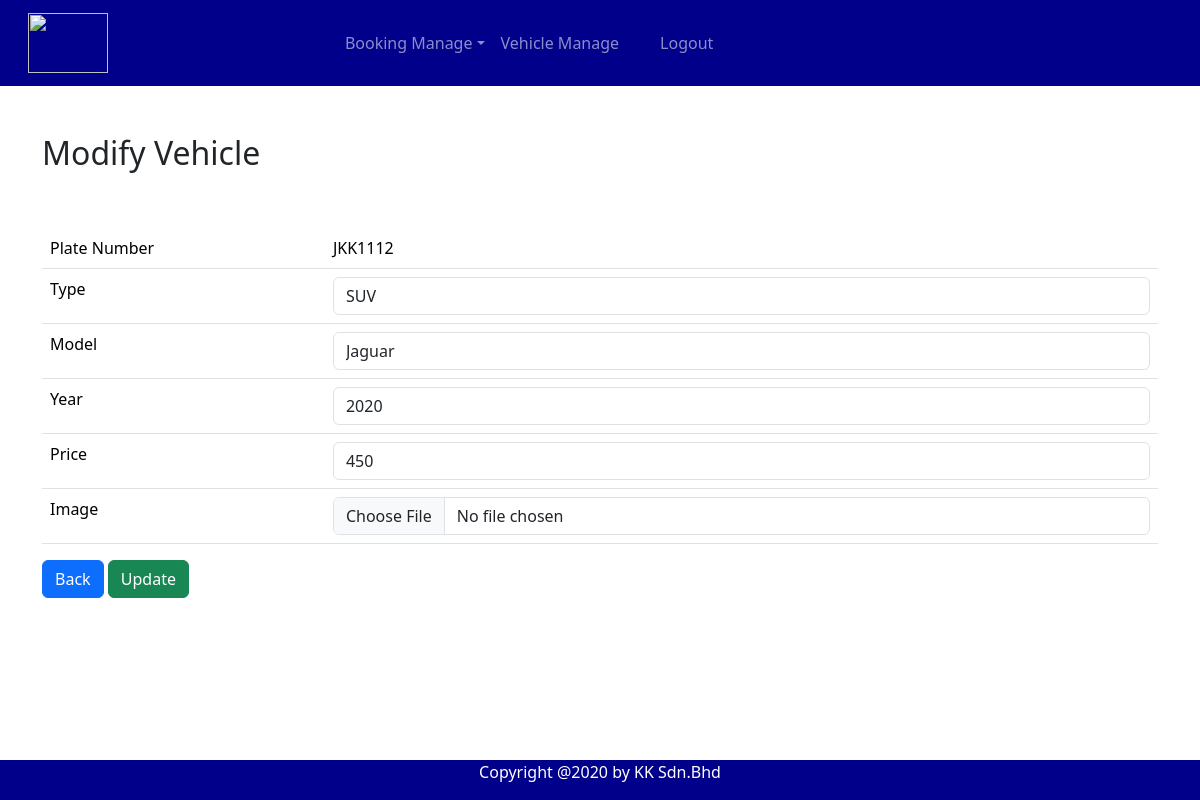
/vehiclemodify.php?id=JKK1112 (signed in), run on the app's committed database.
### tables this page shows
CREATE TABLE `tb_vehicle` (
  `v_reg` varchar(10) NOT NULL,
  `v_type` varchar(20) NOT NULL,
  `v_model` varchar(20) NOT NULL,
  `v_year` varchar(10) DEFAULT NULL,
  `v_price` float NOT NULL,
  `v_pic` text NOT NULL
);

### vehiclemodify.php (the view, shortened to what this page needs)
 <?php
include 'headerstaff.php';
include ('dbconnect.php');
if(isset($_GET['id']))
{
    $vreg = $_GET['id'];
}
$sql=" SELECT * FROM tb_vehicle WHERE v_reg= '$vreg'";
$result=mysqli_query($con,$sql);
$row=mysqli_fetch_array($result);
?>
<div class="container">
    <form class="form-horizontal" method="POST" action="vehiclemodifyprocess.php">
        <table class="table table-hover">
<br><br>
        <h2>Modify Vehicle</h2><br><br>
        <tr>
            <td>Plate Number</td>
                <td><label for="vReg" class="col-lg-4 control-label"><?php echo $vreg;?></label></td>
        </tr>
        <tr>
            <td>Type</td>
            <td>
            <?php
                echo '<input name="vtype" class="form-control" id="changeType" value="'.$row['v_type'].'">';
             ?>
            </td>
        </tr>
        <tr>
            <td>Model</td>
            <td>
            <?php
                echo '<input name="vmodel" class="form-control" id="changeModel" value="'.$row['v_model'].'">';
             ?>
            </td>
        </tr>
        <tr>
            <td>Year</td>
            <td>
            <?php
                echo '<input name="vyear" class="form-control" id="changeSeat" value="'.$row['v_year'].'">';
             ?>
            </td>
        </tr>
        <tr>
            <td>Price</td>
            <td>
            <?php
                echo '<input name="vprice" class="form-control" id="changePrice" value="'.$row['v_price'].'">';
             ?>
            </td>
        </tr>
        <tr>
            <td>Image</td>
                <td>
                <?php
                    echo '<input class="form-control" type="file" name="uploadfile" id="addImg" value="'.$row['v_pic'].'">';
                ?>
                </td>
        </tr>
        </table>
        <a href= 'vehicle.php'class ='btn btn-primary'>Back</a>
                <button type="submit" name="upload" class="btn btn-success" >Update</button>
    </form>
<br><br><br><br>
</div>
<?php include 'footermain.php'; ?>

### data on the page
tb_vehicle: vtype "SUV", vmodel "Jaguar", vyear "2020", vprice "450"

### other printed values
$vreg "JKK1112"
